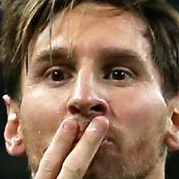
#> input picture dataset/cropped/lionel_messi/lionel_messi1.png, 179 x 179 px, given in place of sharapova1.jpg, which was not available
$ python sportsperson_classifier.py
#> lines starting #> are read from the running program, lines starting #| are printed output that depends on the picture; pictures that were not available may be replaced by others from this repository, and a replacement may not be noted
import pandas as pd
import numpy as np
import matplotlib.pyplot as plt
import seaborn as sn
import cv2
import os
import shutil
import pywt
from sklearn.svm import SVC
from sklearn.preprocessing import StandardScaler
from sklearn.model_selection import train_test_split, GridSearchCV
from sklearn.pipeline import Pipeline, make_pipeline
from sklearn.metrics import classification_report, confusion_matrix
from sklearn.ensemble import RandomForestClassifier
from sklearn.linear_model import LogisticRegression
from joblib import load, dump
import json

#READING IMAGE USING OPENCV
img= cv2.imread('./test_images/sharapova1.jpg')
#> img is the input picture: shape (179, 179, 3); mean B, G, R 87, 109.2, 138.2
'''print(img.shape)                             #(555, 700, 3)
plt.imshow(img)'''

gray= cv2.cvtColor(img, cv2.COLOR_BGR2GRAY)
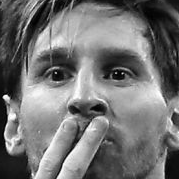
#> gray: shape (179, 179); min 0, max 254, mean 115.4
'''print(gray.shape)                            #(555, 700)
plt.figure()
plt.imshow(gray, cmap='gray')
plt.show()'''

#IMPORTING HAAR CASACDE FOR FACE AND EYE DETECTION
face_cascade= cv2.CascadeClassifier('./haarcascades/haarcascade_frontalface_default.xml')
eye_cascade= cv2.CascadeClassifier('./haarcascades/haarcascade_eye.xml')

faces= face_cascade.detectMultiScale(gray, scaleFactor=1.3, minNeighbors=5)
#> faces = [[16, 10, 151, 151]]
#print(faces)                            #[[352  38 233 233]]

(x,y,w,h)= faces[0]
#> x = 16; y = 10; w = 151; h = 151

#RECTANGULAR BOX ON DETECTED FACE
face_img= cv2.rectangle(img, (x,y), (x+w, y+h), (255,0,0), 2)
'''plt.imshow(face_img)
plt.show()'''

#FOR EYES
for (x,y,w,h) in faces:
    face_img= cv2.rectangle(img, (x,y), (x+w, y+h), (255,0,0), 2)
    roi_gray= gray[y:y+h, x:x+w]
    roi_color= face_img[y:y+h, x:x+w]
    eyes= eye_cascade.detectMultiScale(roi_gray)
    for (ex, ey, ew, eh) in eyes:
        cv2.rectangle(roi_color, (ex, ey), (ex+ew, ey+eh), (0,255,0), 2)
#> this loop made 1 pass
#> (x, y, w, h, eyes) on pass 1: (16, 10, 151, 151, [[79, 40, 44, 44], [17, 40, 45, 45]])
#> img: shape (179, 179, 3); mean B, G, R 93.6, 107.9, 126.1
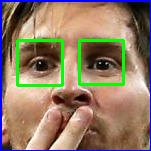
#> roi_color: shape (151, 151, 3); mean B, G, R 100.9, 124.7, 144.2

'''plt.figure()
#plt.imshow(face_img, cmap='gray')                        #THIS SHOWS COMPLETE IMAGE WITH RECTANGLE AROUND FACE AND EYE
plt.imshow(roi_color, cmap='gray')                        #THIS SHOWS CROPPED FACE
plt.show()'''

#FUNCTION FOR DOING THIS FOR OTHER IMAGES FOR TRAINING DATA
def get_cropped_image_if_2_eyes(image_path):
#> called with image_path = './test_images/sharapova1.jpg'
    img= cv2.imread(image_path)
    gray= cv2.cvtColor(img, cv2.COLOR_BGR2GRAY)
    faces= face_cascade.detectMultiScale(gray, 1.3, 5)
#> faces = [[16, 10, 151, 151]]
    for (x,y,w,h) in faces:
        roi_gray= gray[y: y+h, x:x+w]
        roi_color= img[y:y+h, x:x+w]
        eyes= eye_cascade.detectMultiScale(roi_gray)
        if len(eyes)>=2:
            return roi_color
#> call 2 of get_cropped_image_if_2_eyes, with image_path = './test_images/sharapova2.jpg'
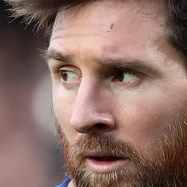
#> input picture dataset/cropped/lionel_messi/lionel_messi10.png, 187 x 187 px, given in place of sharapova2.jpg, which was not available
#> in get_cropped_image_if_2_eyes, img is the input picture: shape (187, 187, 3); mean B, G, R 101.8, 110.7, 139.3
#> in get_cropped_image_if_2_eyes (call 2), `gray= cv2.cvtColor(img, cv2.COLOR_BGR2GRAY)`:
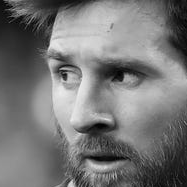
#> gray: shape (187, 187); min 1, max 236, mean 118.2
#> in get_cropped_image_if_2_eyes (call 2), `faces= face_cascade.detectMultiScale(gray, 1.3, 5)`: faces = [[19, 19, 147, 147]]
#> this loop made 1 pass
#> (x, y, w, h, eyes) on pass 1: (19, 19, 147, 147, [[22, 30, 46, 46], [72, 29, 53, 53]])
#> pass 1, in get_cropped_image_if_2_eyes (call 2), `roi_color= img[y:y+h, x:x+w]`:
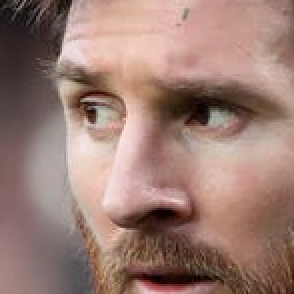
#> roi_color: shape (147, 147, 3) (shown 2 times larger); mean B, G, R 115.5, 125, 155.3

#TESTING THIS FUNCTION WITH SOME IMAGES
cropped_image= get_cropped_image_if_2_eyes('./test_images/sharapova1.jpg')
'''plt.imshow(cropped_image)
plt.show()'''

cropped_image2= get_cropped_image_if_2_eyes('./test_images/sharapova2.jpg')
#print(cropped_image2)

#SETTING UP PATH VARIABLE
path_to_data= "./dataset/"
path_to_cr_data= "./dataset/cropped/"

#ADD ALL DIRECTORIES INSIDE DATASETIMG FOLDER IN A LIST
img_dirs= []
for entry in os.scandir(path_to_data):
    if entry.is_dir():
        img_dirs.append(entry.path)


#CREATING CROPPED FOLDER
# Skip image cropping if cropped folder already exists
if not os.path.exists(path_to_cr_data):
    os.mkdir(path_to_cr_data)
    run_crop_process = True
else:
    print("Cropped image folder already exists. Skipping cropping step.")
    run_crop_process = False


#ITERATING THROUGH IMAGE DIRECTORIES AND CROPPING IMAGES INTO CROPPED FOLDER USING FUNCTION WE MADE
cropped_image_dirs= []
celebrity_file_name_dict= {}

for img_dir in img_dirs:
    if run_crop_process:
     for img_dir in img_dirs:
        count = 1
        celebrity_name = img_dir.split('/')[-1]

        for entry in os.scandir(img_dir):
            roi_color = get_cropped_image_if_2_eyes(entry.path)
            if roi_color is not None:
                cropped_folder = os.path.join(path_to_cr_data, celebrity_name)

                if not os.path.exists(cropped_folder):
                    os.makedirs(cropped_folder)
                    cropped_image_dirs.append(cropped_folder)
                    print("Generating cropped in folder:", cropped_folder)

                cropped_file_name = celebrity_name + str(count) + ".png"
                cropped_file_path = os.path.join(cropped_folder, cropped_file_name)

                cv2.imwrite(cropped_file_path, roi_color)
                celebrity_file_name_dict.setdefault(celebrity_name, []).append(cropped_file_path)
                count += 1
    else:
    # If cropping skipped, rebuild celebrity_file_name_dict from existing files
     for entry in os.scandir(path_to_cr_data):
         if entry.is_dir():
            celebrity_name = entry.name
            file_paths = [os.path.join(entry.path, f) for f in os.listdir(entry.path) if f.endswith(".png")]
            celebrity_file_name_dict[celebrity_name] = file_paths


#WAVELET TRANSFORM FOR FEATURE GENERATION
#WAVELET TRANSFORM USES CONCEPT OF SIGNAL PROCESSING IN TERMS OF IMAGES AND FOURIER TRANSFORM
def w2d(img, mode='haar', level=1):
#> called with mode = 'db1', level = 5
    imArray=img
    imArray= cv2.cvtColor(imArray, cv2.COLOR_RGB2GRAY)
    imArray=np.float32(imArray)
    imArray/=255
    coeffs=pywt.wavedec2(imArray, mode, level=level)
#> coeffs = 6 items

    coeffs_H= list(coeffs)
#> coeffs_H = 6 items
    coeffs_H[0]*=0

    imArray_H=pywt.waverec2(coeffs_H, mode)
    imArray_H*=255
    imArray_H=np.uint8(imArray_H)

    return imArray_H

#USING DEMO IMAGE FROM BEFORE IN THIS FUNCTION
im_har= w2d(cropped_image, 'db1', 5)
'''plt.imshow(im_har, cmap='gray')
plt.show()'''                              #WORKS!!!

#MARKING CELEBRITY NAME WITH A NUMBER SINCE MODELS TAKE NUMBERS
class_dict={}
count=0
for celebrity_name in celebrity_file_name_dict.keys():
    class_dict[celebrity_name]=count
    count=count+1

#print(class_dict)


#NOW TO IMPLEMENT THIS ON ALL OUR CROPPED IMAGES AND SEPARTING INTO FEATURES AND LABELS
x=[]
y=[]

for celebrity_name, training_files in celebrity_file_name_dict.items():
    for training_image in training_files:
        img= cv2.imread(training_image)
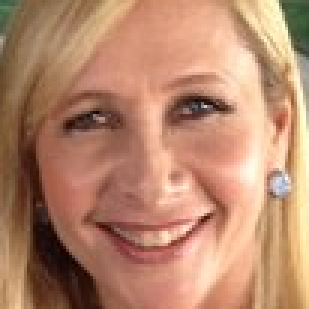
#> input picture dataset/cropped/maria_sharapova/maria_sharapova10.png, 103 x 103 px (shown 3 times larger)
#> img is the input picture: shape (103, 103, 3); mean B, G, R 108.2, 135.3, 183
        if img is None:
            continue
        scaled_raw_img= cv2.resize(img, (32,32))
        img_har=w2d(img, 'db1', 5)
        scaled_img_har= cv2.resize(img_har, (32,32))
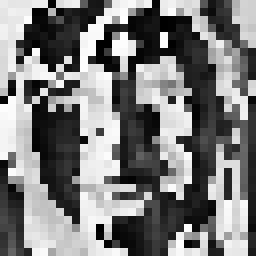
#> scaled_img_har: shape (32, 32) (shown 8 times larger); min 0, max 255, mean 123.2
        combined_img=np.vstack((scaled_raw_img.reshape(32*32*3,1), scaled_img_har.reshape(32*32,1)))
#> combined_img = 4096 values, max 255 at index 275, min 0 at index 3156, mean 137.1
        x.append(combined_img)
        y.append(class_dict[celebrity_name])

'''print(len(x))              #164
print(len(x[0]))           #4096
print(x)'''

x= np.array(x).reshape(len(x), 4096).astype(float)


#MODEL TRAINING
x_train, x_test, y_train, y_test= train_test_split(x, y, test_size=0.2, random_state=0)

#first just checking with SVC
pipe= Pipeline([('scaler', StandardScaler()), ('svc', SVC(kernel='rbf', C=10))])
pipe.fit(x_train, y_train)

#print(pipe.score(x_test, y_test))    #0.9090909090909091
#print(len(x_test))
#print(classification_report(y_test, pipe.predict(x_test)))

#NOW HYPERTUNING USING GRIDSEARCHCV AND DIFFERENT MODELS TO FIND BEST ONE
model_params= {
    'svm': {
        'model': SVC(gamma='auto', probability=True),
        'params': {
            'svc__C': [1,10,100,1000],
            'svc__kernel': ['rbf', 'linear']
        }
    },
     'random_forest': {
          'model': RandomForestClassifier(),
          'params': {
               'randomforestclassifier__n_estimators': [1,5,10]
          }
     },
     'logistic_regression': {
          'model': LogisticRegression(),
          'params': {
               'logisticregression__C': [1,5,10]
          }
     }
}

scores=[]
best_estimators={}

for algo, mp in model_params.items():
    pipe= make_pipeline(StandardScaler(), mp['model'])
    clf= GridSearchCV(pipe, mp['params'], cv=5, return_train_score=False)
#> (the run stopped early here; a loop or call above may not have finished)
